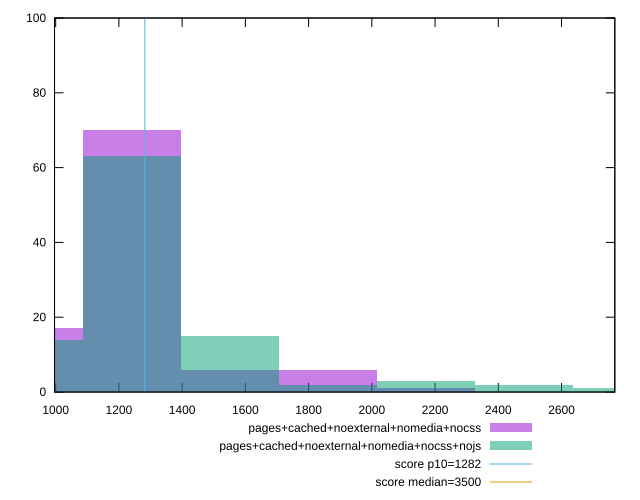

The gnuplot source for this figure:
reset

$pagesCachedNoexternalNomediaNocss <<EOF
1241.3246687429669 70
1861.9870031144503 6
1551.6558359287087 6
2172.318170300192 1
930.9935015572252 17
EOF

$pagesCachedNoexternalNomediaNocssNojs <<EOF
1241.3246687429669 63
930.9935015572252 14
1551.6558359287087 15
2172.318170300192 3
2482.6493374859338 2
1861.9870031144503 2
2792.9805046716756 1
EOF

set key outside below
set boxwidth 310.3311671857417
set xrange [996.3920000000005:2768.5679999999993]
set yrange [0:100]
set trange [0:100]
set style fill transparent solid 0.5 noborder

set parametric
set terminal svg size 640, 500 enhanced background rgb 'white'
set output "reprap/bootup-time/comparison/histogram/4_vs_5.svg"

plot $pagesCachedNoexternalNomediaNocss title "pages+cached+noexternal+nomedia+nocss" with boxes, \
     $pagesCachedNoexternalNomediaNocssNojs title "pages+cached+noexternal+nomedia+nocss+nojs" with boxes, \
     1282,t title "score p10=1282", \
     3500,t title "score median=3500"

reset
